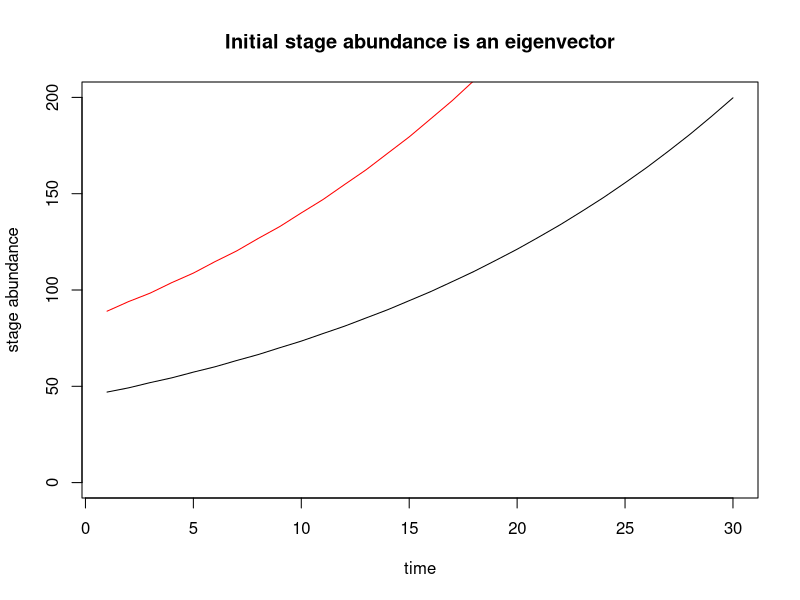
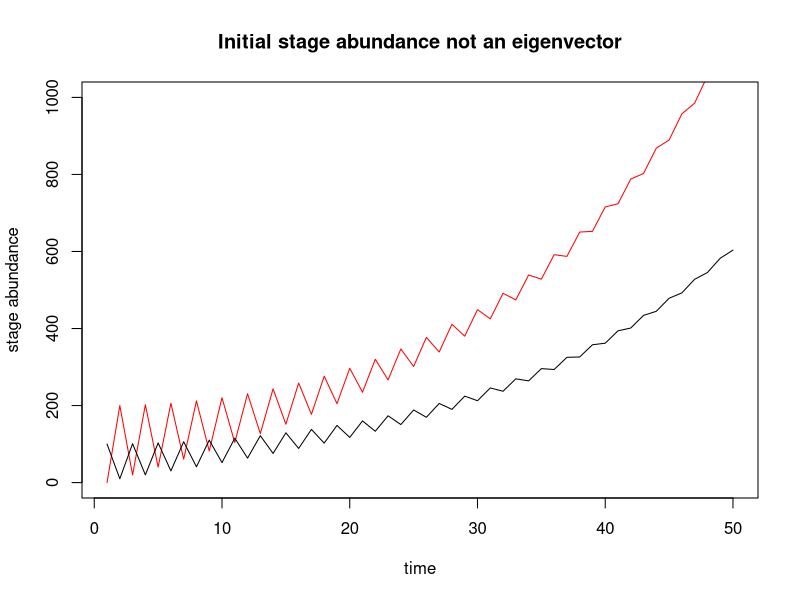

Write the R code that produced these figures, in order.
# CALCULATING EIGENVALUES AND THE RIGHT EIGENVECTOR IN R
##--------

# We have done this exact example in lecture. Here we are
# verifying that we can get the same conclusions using R.

# Define our projection matrix
A = matrix(c(0,2,0.5,.1), 2,2, byrow=TRUE)

# Type A into the console to check that A has the correct
# number of rows and columns and the numerical entries in the
# correct place.

# The function eigen() is a built-in function that will
# calculate the eigenvalues and eigenvectors for the projection
# matrix A.
ev = eigen(A)

# Type ev into the console.
# There are two eigenvalues. Why are there two? Which is the dominant eigenvalue?
# Will this population grow (for a positive initial number of individuals)?

# There is an eigenvector (2 rows x 1 column) associated with each eigenvalue
# (= 2 eignvectors). The eigenvector associated with the nth eigenvalue is in
# column n.

# The dominant eigenvalue is the first one. Therefore, the associated right eigenvector,
# that will tell us about the long-term relative stage abundance, is
# in the first column.
vec1 = ev$vectors[,1]

# Eigenvectors are not unique - they can be multiplied by a constant and are
# still the same eigenvector
norm.vec1 = -100*vec1

# What happens if our initial population size is a right eigenvector?
vec2 = A%*%norm.vec1
vec3 = A%*%vec2

# How does this compare to if the right eigenvector is multiplied by the dominant
# eigenvalue?
1.05*norm.vec1

tvec = seq(1,30,1)
n = matrix(0,length(tvec),3)
n[,1]=tvec
n[1,2:3] = c(89,47)
for(t in seq(1,length(tvec)-1,1)){
  n[t+1,2:3] = A%*%n[t,2:3]
}


plot(n[,1], n[,2], typ = "l", col = "red", ylim = c(0,200), ylab = "stage abundance", xlab = "time", main = "Initial stage abundance is an eigenvector")
lines(n[,1], n[,3])

tvec = seq(1,50,1)
n = matrix(0,length(tvec),3)
n[,1]=tvec
n[1,2:3] = c(0,100)
for(t in seq(1,length(tvec)-1,1)){
  n[t+1,2:3] = A%*%n[t,2:3]
}

plot(n[,1], n[,2], typ = "l", col = "red", ylim = c(0,1000), ylab = "stage abundance", xlab = "time", main = "Initial stage abundance not an eigenvector")
lines(n[,1], n[,3])
